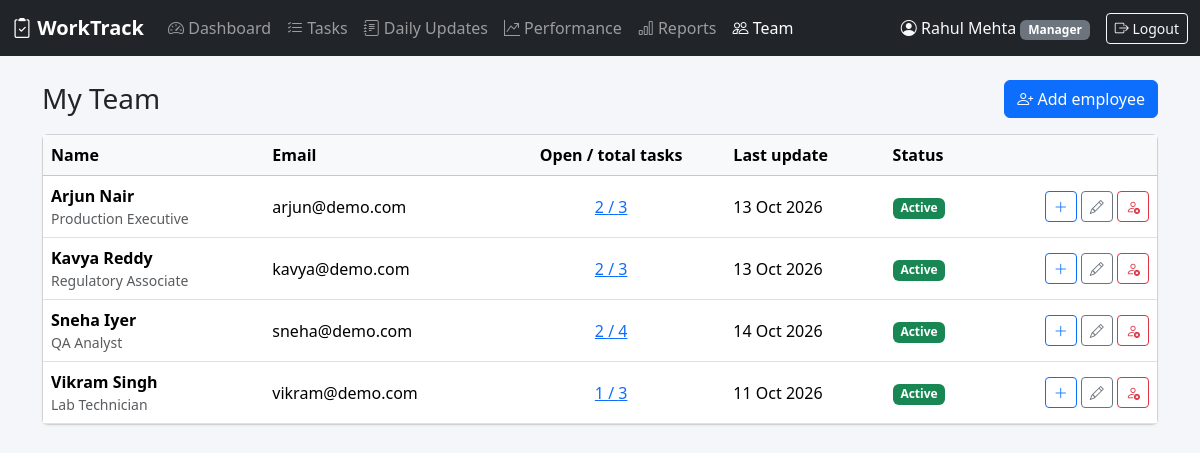
Page /index.php?page=employees (signed in) on the committed database.
### tables this page shows
CREATE TABLE users (
    id            INT UNSIGNED AUTO_INCREMENT PRIMARY KEY,
    name          VARCHAR(100)  NOT NULL,
    email         VARCHAR(150)  NOT NULL UNIQUE,
    password_hash VARCHAR(255)  NOT NULL,
    role          ENUM('manager', 'employee') NOT NULL DEFAULT 'employee',
    designation   VARCHAR(100)  NULL,
    manager_id    INT UNSIGNED  NULL,
    is_active     TINYINT(1)    NOT NULL DEFAULT 1,
    created_at    TIMESTAMP     NOT NULL DEFAULT CURRENT_TIMESTAMP,
    CONSTRAINT fk_users_manager FOREIGN KEY (manager_id) REFERENCES users (id) ON DELETE SET NULL,
    INDEX idx_users_manager (manager_id)
);

### app/helpers.php (called while the page is built, shortened)
<?php
function e(mixed $value): string
{
    return htmlspecialchars((string) $value, ENT_QUOTES, 'UTF-8');
}
function url(string $page, array $params = []): string
{
    return 'index.php?' . http_build_query(['page' => $page] + $params);
}
function render_header(string $title): void
{
    require APP_PATH . '/views/header.php';
}
function render_footer(): void
{
    require APP_PATH . '/views/footer.php';
}
function current_user(): ?array
{
    static $user = false;
    if ($user === false) {
        $user = null;
        if (!empty($_SESSION['user_id'])) {
            $stmt = db()->prepare('SELECT id, name, email, role, designation, manager_id FROM users WHERE id = ? AND is_active = 1');
            $stmt->execute([$_SESSION['user_id']]);
            $user = $stmt->fetch() ?: null;
        }
    }
    return $user;
}
function require_login(): array
{
    $user = current_user();
    return $user;
}
function require_manager(): array
{
    $user = require_login();
    return $user;
}
function fmt_date(?string $date): string
{
    return $date ? date('d M Y', strtotime($date)) : '—';
}

### public/index.php (called while the page is built, shortened)
<?php
require __DIR__ . '/../app/bootstrap.php';
$page = $_GET['page'] ?? (current_user() ? 'dashboard' : 'login');
require APP_PATH . '/pages/' . $page . '.php';

### app/bootstrap.php (called while the page is built, shortened)
<?php
$config = require ROOT_PATH . '/config/database.php';
require APP_PATH . '/helpers.php';
function db(): PDO
{
    static $pdo = null;
    global $config;
    if ($pdo === null) {
        $c = $config['db'];
        $dsn = "mysql:host={$c['host']};port={$c['port']};dbname={$c['name']};charset={$c['charset']}";
        try {
            $pdo = new PDO($dsn, $c['user'], $c['password'], [
                PDO::ATTR_ERRMODE            => PDO::ERRMODE_EXCEPTION,
                PDO::ATTR_DEFAULT_FETCH_MODE => PDO::FETCH_ASSOC,
                PDO::ATTR_EMULATE_PREPARES   => false,
            ]);
        } catch (PDOException $e) {
            error_log('DB connection failed: ' . $e->getMessage());
            http_response_code(500);
            exit('Database connection failed. Check the settings in config/database.php.');
        }
    }
    return $pdo;
}

### app/pages/employees.php (the view, shortened to what this page needs)
<?php
$user = require_manager();
$me = (int) $user['id'];
$stmt = db()->prepare(
    "SELECT u.id, u.name, u.email, u.designation, u.is_active, u.created_at,
            COUNT(t.id) AS total_tasks,
            COALESCE(SUM(t.status <> 'completed'), 0) AS open_tasks,
            (SELECT MAX(update_date) FROM daily_updates d WHERE d.user_id = u.id) AS last_update
     FROM users u LEFT JOIN tasks t ON t.assigned_to = u.id
     WHERE u.manager_id = ? AND u.role = 'employee'
     GROUP BY u.id, u.name, u.email, u.designation, u.is_active, u.created_at
     ORDER BY u.is_active DESC, u.name"
);
$stmt->execute([$me]);
$employees = $stmt->fetchAll();
render_header('Team');
?>
<div class="d-flex justify-content-between align-items-center mb-3">
    <h1 class="h3 mb-0">My Team</h1>
    <a href="<?= url('employee_form') ?>" class="btn btn-primary"><i class="bi bi-person-plus"></i> Add employee</a>
</div>
<div class="card">
    <div class="table-responsive">
        <table class="table table-hover mb-0">
            <thead class="table-light">
            <tr><th>Name</th><th>Email</th><th class="text-center">Open / total tasks</th><th>Last update</th><th>Status</th><th></th></tr>
            </thead>
            <tbody>
            <?php foreach ($employees as $emp): ?>
                <tr class="<?= $emp['is_active'] ? '' : 'text-muted' ?>">
                    <td><strong><?= e($emp['name']) ?></strong><div class="small text-muted"><?= e($emp['designation']) ?></div></td>
                    <td><?= e($emp['email']) ?></td>
                    <td class="text-center"><a href="<?= url('tasks', ['employee' => $emp['id'], 'status' => 'all']) ?>"><?= (int) $emp['open_tasks'] ?> / <?= (int) $emp['total_tasks'] ?></a></td>
                    <td><?= fmt_date($emp['last_update']) ?></td>
                    <td><?= $emp['is_active'] ? '<span class="badge bg-success">Active</span>' : '<span class="badge bg-secondary">Inactive</span>' ?></td>
                    <td class="text-end text-nowrap">
                        <a href="<?= url('task_form', ['employee' => $emp['id']]) ?>" class="btn btn-sm btn-outline-primary <?= $emp['is_active'] ? '' : 'disabled' ?>" title="Assign task"><i class="bi bi-plus-lg"></i></a>
                        <a href="<?= url('employee_form', ['id' => $emp['id']]) ?>" class="btn btn-sm btn-outline-secondary" title="Edit"><i class="bi bi-pencil"></i></a>
                        <form method="post" class="d-inline" onsubmit="return confirm('<?= $emp['is_active'] ? 'Deactivate' : 'Reactivate' ?> this employee?')">
                            <button class="btn btn-sm <?= $emp['is_active'] ? 'btn-outline-danger' : 'btn-outline-success' ?>" title="<?= $emp['is_active'] ? 'Deactivate' : 'Reactivate' ?>">
                                <i class="bi bi-<?= $emp['is_active'] ? 'person-x' : 'person-check' ?>"></i>
                            </button>
                        </form>
                    </td>
                </tr>
            <?php endforeach; ?>
            </tbody>
        </table>
    </div>
</div>

### app/views/header.php (shortened to what this page needs)
<?php
$user = current_user();
$active = $_GET['page'] ?? 'dashboard';
$nav = [
    'dashboard'   => ['Dashboard', 'speedometer2'],
    'tasks'       => ['Tasks', 'list-check'],
    'updates'     => ['Daily Updates', 'journal-text'],
    'performance' => [$user && $user['role'] === 'manager' ? 'Performance' : 'My Performance', 'graph-up-arrow'],
];
if ($user && $user['role'] === 'manager') {
    $nav['reports']   = ['Reports', 'bar-chart'];
    $nav['employees'] = ['Team', 'people'];
}
$parents = ['task_form' => 'tasks', 'task_view' => 'tasks', 'update_form' => 'updates', 'update_view' => 'updates',
            'review_form' => 'performance', 'review_view' => 'performance', 'employee_form' => 'employees'];
$active = $parents[$active] ?? $active;
?>
<!doctype html>
<html lang="en">
<head>
    <link href="https://cdn.jsdelivr.net/npm/bootstrap@5.3.3/dist/css/bootstrap.min.css" rel="stylesheet">
    <link href="https://cdn.jsdelivr.net/npm/bootstrap-icons@1.11.3/font/bootstrap-icons.min.css" rel="stylesheet">
    <link href="assets/app.css" rel="stylesheet">
</head>
<body>
<?php if ($user): ?>
<nav class="navbar navbar-expand-lg navbar-dark bg-dark mb-4 d-print-none">
    <div class="container-fluid">
        <a class="navbar-brand fw-semibold" href="<?= url('dashboard') ?>"><i class="bi bi-clipboard2-check"></i> <?= e(APP_NAME) ?></a>
        <div class="collapse navbar-collapse" id="mainNav">
            <ul class="navbar-nav me-auto">
                <?php foreach ($nav as $page => [$label, $icon]): ?>
                    <li class="nav-item">
                        <a class="nav-link <?= $active === $page ? 'active' : '' ?>" href="<?= url($page) ?>"><i class="bi bi-<?= $icon ?>"></i> <?= e($label) ?></a>
                    </li>
                <?php endforeach; ?>
            </ul>
            <div class="d-flex align-items-center gap-3 text-light">
                <span><i class="bi bi-person-circle"></i> <?= e($user['name']) ?>
                    <span class="badge bg-secondary text-capitalize"><?= e($user['role']) ?></span></span>
                <form method="post" action="<?= url('logout') ?>" class="m-0">
                    <button class="btn btn-sm btn-outline-light"><i class="bi bi-box-arrow-right"></i> Logout</button>
                </form>
            </div>
        </div>
    </div>
</nav>
<?php endif; ?>
<main class="container-xl pb-5">

### public/assets/app.css (style rules this page uses)
body { background: #f4f6f9; }
.card { box-shadow: 0 1px 2px rgba(0, 0, 0, .05); }
.table td, .table th { vertical-align: middle; }

### rows in the picture
users: name "Rahul Mehta", role "Manager"
users: name "Arjun Nair", designation "Production Executive", email "arjun@demo.com", open_tasks "2", total_tasks "3", last_update "13 Oct 2026", is_active "Active"
users: name "Kavya Reddy", designation "Regulatory Associate", email "kavya@demo.com", open_tasks "2", total_tasks "3", last_update "13 Oct 2026", is_active "Active"
users: name "Sneha Iyer", designation "QA Analyst", email "sneha@demo.com", open_tasks "2", total_tasks "4", last_update "14 Oct 2026", is_active "Active"
users: name "Vikram Singh", designation "Lab Technician", email "vikram@demo.com", open_tasks "1", total_tasks "3", last_update "11 Oct 2026", is_active "Active"

### other values in the picture
APP_NAME "WorkTrack"
$label "Dashboard"
$label "Tasks"
$label "Daily Updates"
$label "Performance"
$label "Reports"
$label "Team"
